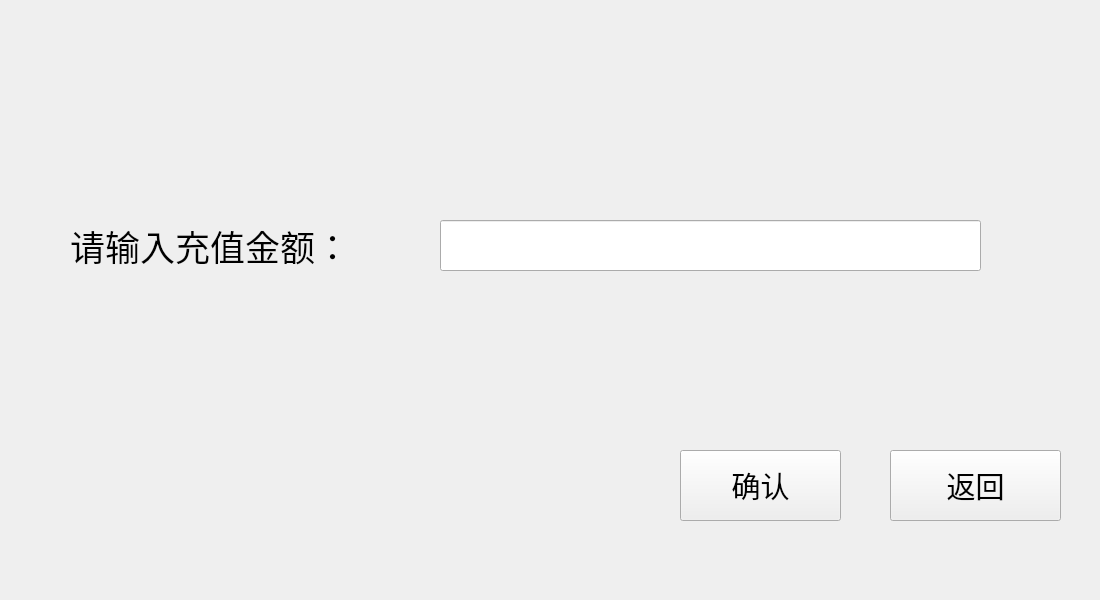
<?xml version="1.0" encoding="UTF-8"?>
<ui version="4.0">
 <class>recharge</class>
 <widget class="QWidget" name="recharge">
  <property name="geometry">
   <rect>
    <x>0</x>
    <y>0</y>
    <width>1100</width>
    <height>600</height>
   </rect>
  </property>
  <property name="minimumSize">
   <size>
    <width>1100</width>
    <height>600</height>
   </size>
  </property>
  <property name="maximumSize">
   <size>
    <width>1100</width>
    <height>600</height>
   </size>
  </property>
  <property name="windowTitle">
   <string>Form</string>
  </property>
  <property name="autoFillBackground">
   <bool>true</bool>
  </property>
  <widget class="QLabel" name="label">
   <property name="geometry">
    <rect>
     <x>0</x>
     <y>0</y>
     <width>1101</width>
     <height>601</height>
    </rect>
   </property>
   <property name="styleSheet">
    <string notr="true">background-image: url(:/images/resource/background.png);</string>
   </property>
   <property name="text">
    <string/>
   </property>
  </widget>
  <widget class="QLabel" name="label_2">
   <property name="geometry">
    <rect>
     <x>70</x>
     <y>220</y>
     <width>321</width>
     <height>51</height>
    </rect>
   </property>
   <property name="font">
    <font>
     <family>Arial</family>
     <pointsize>26</pointsize>
     <weight>50</weight>
     <bold>false</bold>
    </font>
   </property>
   <property name="text">
    <string>请输入充值金额：</string>
   </property>
  </widget>
  <widget class="QPushButton" name="pushButton">
   <property name="geometry">
    <rect>
     <x>680</x>
     <y>450</y>
     <width>161</width>
     <height>71</height>
    </rect>
   </property>
   <property name="font">
    <font>
     <family>Arial</family>
     <pointsize>22</pointsize>
     <weight>50</weight>
     <bold>false</bold>
    </font>
   </property>
   <property name="text">
    <string>确认</string>
   </property>
  </widget>
  <widget class="QLineEdit" name="lineEdit">
   <property name="geometry">
    <rect>
     <x>440</x>
     <y>220</y>
     <width>541</width>
     <height>51</height>
    </rect>
   </property>
   <property name="font">
    <font>
     <family>Arial</family>
     <pointsize>16</pointsize>
     <weight>50</weight>
     <bold>false</bold>
    </font>
   </property>
   <property name="inputMask">
    <string/>
   </property>
  </widget>
  <widget class="QPushButton" name="pushButton_2">
   <property name="geometry">
    <rect>
     <x>890</x>
     <y>450</y>
     <width>171</width>
     <height>71</height>
    </rect>
   </property>
   <property name="font">
    <font>
     <family>Arial</family>
     <pointsize>22</pointsize>
     <weight>50</weight>
     <bold>false</bold>
    </font>
   </property>
   <property name="text">
    <string>返回</string>
   </property>
  </widget>
 </widget>
 <resources>
  <include location="../one_class/picture.qrc"/>
 </resources>
 <connections/>
</ui>
